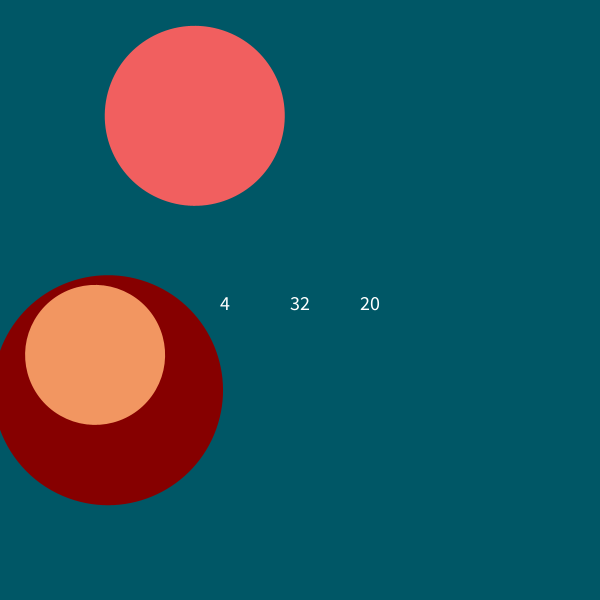
Frame 1 (no input)
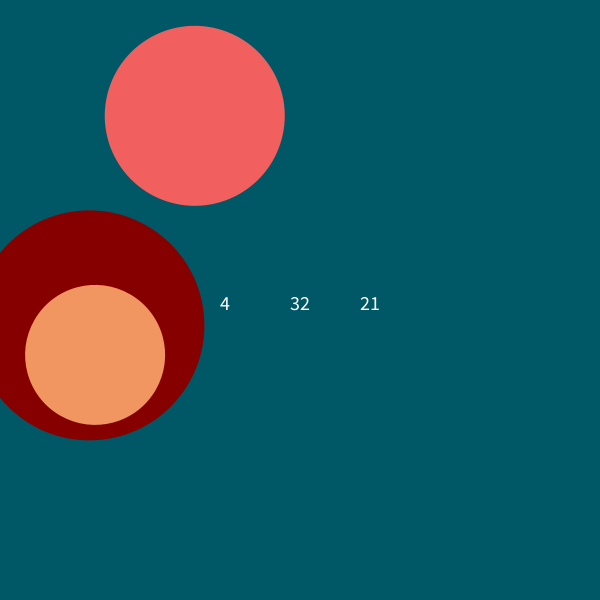
Frame 60 (the mouse pressed at the canvas centre just before this capture)
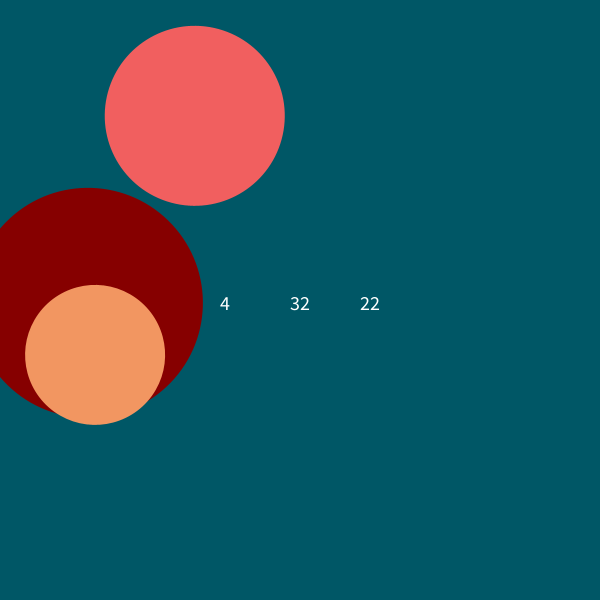
Frame 120 (the mouse held since frame 60 and released just before this capture)

The Processing sketch that drew these frames (run headless with seeded random() and noise(); from frame 60 on, the mouse is pressed at the canvas centre):

// Processing sketch: processing_145004
// ── processing_145004.pde

// Konkuk University  
// Department of Dynamic Media  
// SOS iDesign  
// Name: KIM Young ji  
// ID: 201420069  

float x,y;  

void setup(){  
  size(600,600);  
  smooth();  
  strokeWeight(2);  
  x = width/2;  
  y = height/2;    
}  

void draw(){  
  background(0,87,102);  
  drawClock();  
  time(300, 300);
}  
void drawClock(){  
  fill(255);  
  float s_angle = map(second(),0,59,0,TWO_PI);  
  pushMatrix();  
  translate(x,y);  
  rotate(s_angle);  
  fill(134,0,0);
  noStroke();
  ellipse(150,150,230,230);
  popMatrix(); 
  
  float m_angle = map(minute(),0,59,0,TWO_PI);  
  pushMatrix();  
  translate(x,y);  
  rotate(m_angle);  
  fill(241,95,95);
  ellipse(150,150,180,180);
  popMatrix();  

  float h_angle = map(hour(),0,12,0,TWO_PI);  
  pushMatrix();  
  translate(x,y);  
  rotate(h_angle);  
  fill(242,150,97);
  ellipse(150,150,140,140);
  popMatrix();  
}  

void time(float A, float B) 
{ 
  fill(255);
  textSize(20);
  text(second(), A+60, B+10);
  fill(255); 
  text(minute(), A-10, B+10); 
  fill(255);
  text(hour(), A-80, B+10); 
 } 
